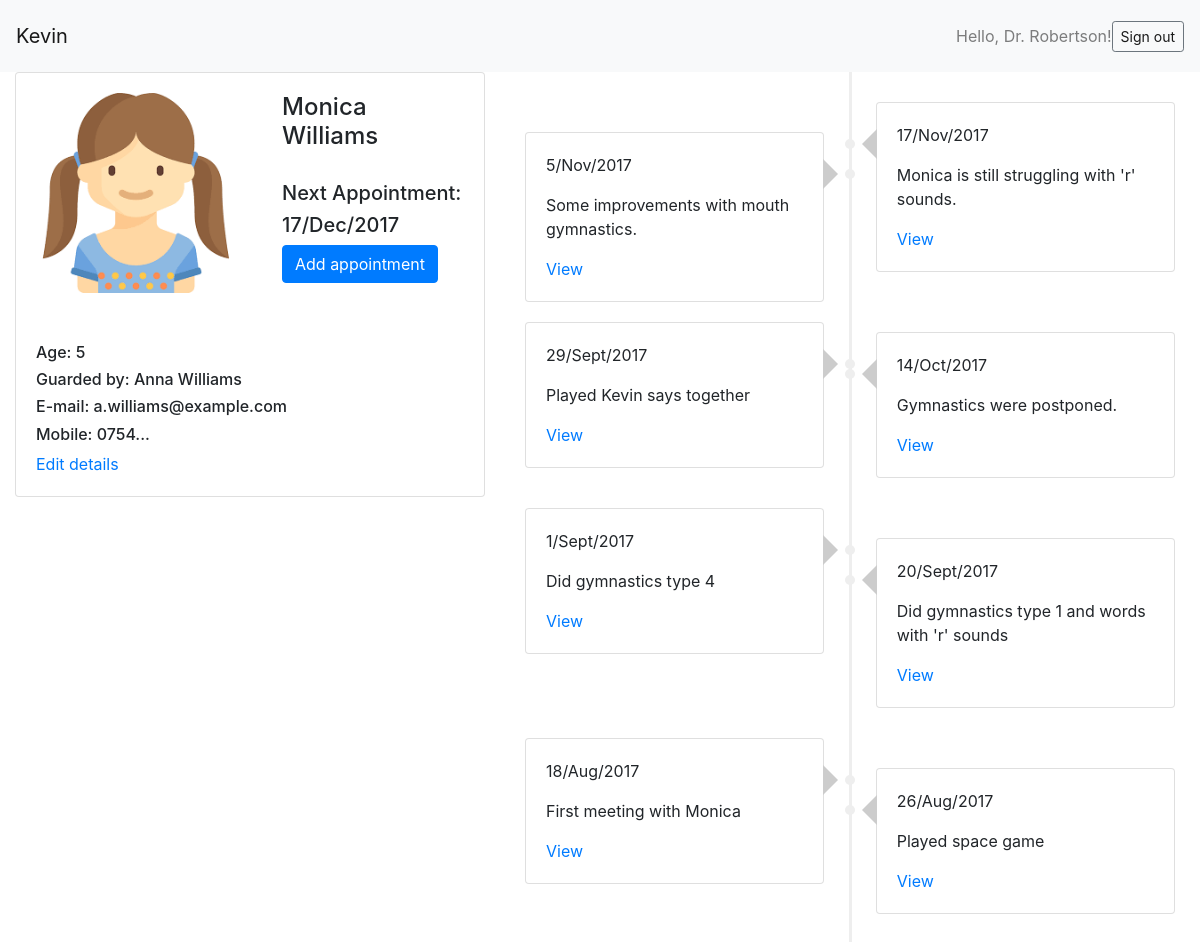
The app's page /patient/1 (signed in) with its own data.
### speechApp/models.py (models this page shows)
class Doctor(models.Model):
    first_name = models.CharField(max_length=30)
    last_name = models.CharField(max_length=30)
    user = models.OneToOneField(User, on_delete=models.CASCADE, primary_key=True)

class Patient(models.Model):
    first_name = models.CharField(max_length=30)
    last_name = models.CharField(max_length=30)
    age = models.PositiveIntegerField()
    gender = models.CharField(max_length=10)
    guardian = models.CharField(max_length=30)
    email = models.EmailField(max_length=30, null=True, default=None)
    mobile = models.CharField(max_length=20)
    doctor = models.ForeignKey(Doctor, on_delete=models.CASCADE)

### speechApp/views.py (the view)
# urls.py: url(r'^patient/(?P<id>[0-9]+)', views.patient, name='patient'),
@login_required
def patient(request, id):
    patient = Patient.objects.get(pk=id)
    timeline = [{"date":"17/Nov/2017", "comment":"Monica is still struggling with 'r' sounds."},
        {"date": "5/Nov/2017", "comment": "Some improvements with mouth gymnastics."},
        {"date": "14/Oct/2017", "comment": "Gymnastics were postponed."},
        {"date": "29/Sept/2017", "comment": "Played Kevin says together"},
        {"date": "20/Sept/2017", "comment": "Did gymnastics type 1 and words with 'r' sounds"},
        {"date": "1/Sept/2017", "comment": "Did gymnastics type 4"},
        {"date": "26/Aug/2017", "comment": "Played space game"},
        {"date": "18/Aug/2017", "comment": "First meeting with Monica"}]
    return render(request, 'patient.html', { 'patient': patient, 'timeline': timeline })

### templates/patient.html (shortened to what this page needs)
{% extends "base.html" %}
{% load staticfiles %}
{% block content %}
<div class="container-fluid">
  <div class="row">
    <div class="col-sm-5">
      <div class="card">
        <div class="card-body">
          <div class="media">
            <div class="media-body">
              <div class="row">
                <div class="col">
                  {% if patient.gender == "Male" %}
                  <img class="d-flex mr-3" align="left" style="height: 200px" src="{% static "boy.jpg" %}" alt="Boy"/>
                  {% elif patient.gender == "Female" %}
                  <img class="d-flex mr-3" align="left" style="height: 200px" src="{% static "girl.png" %}" alt="Girl"/>
                  {% endif %}
                </div>
                <div class="col">
                  <h4 "mt-0" style="margin-bottom:30px">{{ patient.first_name }} {{ patient.last_name }}</h4>
                  <h5 "mt-0">Next Appointment:</h5>
                  <h5 "mt-0">17/Dec/2017</h5>
                  <button type="submit" class="btn btn-primary">Add appointment</button>
                </div>
              </div>
              <div style="margin-top:50px">
                <h6 "mt-0">Age: {{ patient.age }}</h6>
                <h6 "mt-0">Guarded by: {{ patient.guardian }}</h6>
                <h6 "mt-0">E-mail: {{ patient.email }}</h6>
                <h6 "mt-0">Mobile: {{ patient.mobile }}</h6>
                <a href="/patient/{{ patient.id }/edit">Edit details</a>
              </div>
            </div>
          </div>
        </div>
      </div>
    </div>
    <div class="col-sm-7" style="height: 100vh; overflow: scroll">
      <ul class="timeline">
        {% for timeline_entry in timeline %}
          <li>
            <div class="timeline-badge"></div>
            <div class="card">
              <div class="card-body">
                <p class="card-text">{{ timeline_entry.date }}</p>
                <p class="card-text">{{ timeline_entry.comment }}</p>
                <a href="/patient/{{ patient.id }/appointment/number">View</a>
              </div>
            </div>
          </li>
        {% endfor %}
      </ul>
    </div>
  </div>
</div>
{% endblock %}

### templates/header.html (shortened to what this page needs)
<nav class="navbar navbar-expand-lg navbar-light bg-light">
  <a class="navbar-brand" href="#">Kevin</a>
  <div class="collapse navbar-collapse" id="navbarSupportedContent">
    <span class="navbar-text">
      {% if user.is_authenticated %}
        <div class="form-inline">
          <span class="navbar-text">Hello, Dr. {{ user.doctor.last_name }}!</span>
          <a class="btn btn-sm align-middle btn-outline-secondary" href="/login/logout">Sign out</a>
        </div>
      {% endif %}
    </span>
  </div>
</nav>

### records on screen
Patient: first_name "Monica", last_name "Williams", age "5", guardian "Anna Williams", email "a.williams@example.com", mobile "0754..."

### other values on screen
{{ user.doctor.last_name }} "Robertson"
{{ timeline_entry.date }} "17/Nov/2017" "5/Nov/2017" "14/Oct/2017" "29/Sept/2017" "20/Sept/2017" "1/Sept/2017" "26/Aug/2017" "18/Aug/2017"
{{ timeline_entry.comment }} "Monica is still struggling with 'r' sounds." "Some improvements with mouth gymnastics." "Gymnastics were postponed." "Played Kevin says together" "Did gymnastics type 1 and words with 'r' sounds" "Did gymnastics type 4" "Played space game" "First meeting with Monica"
